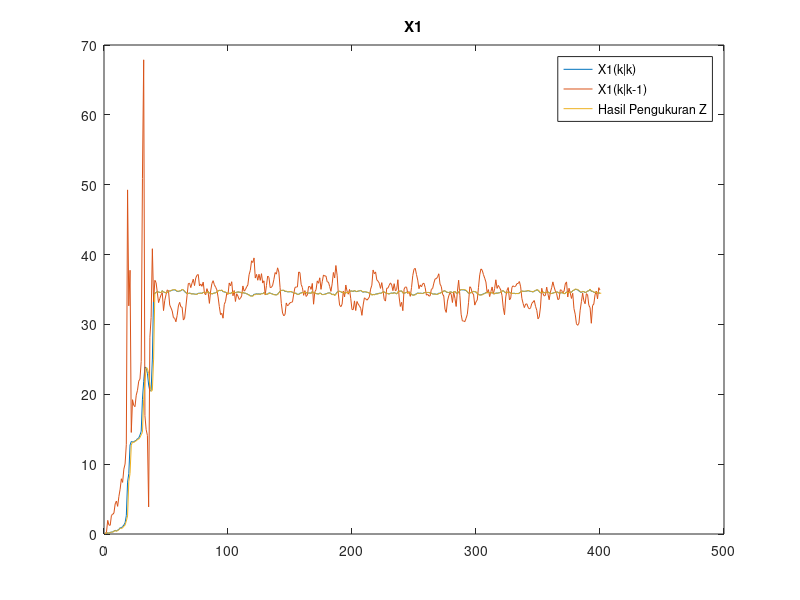
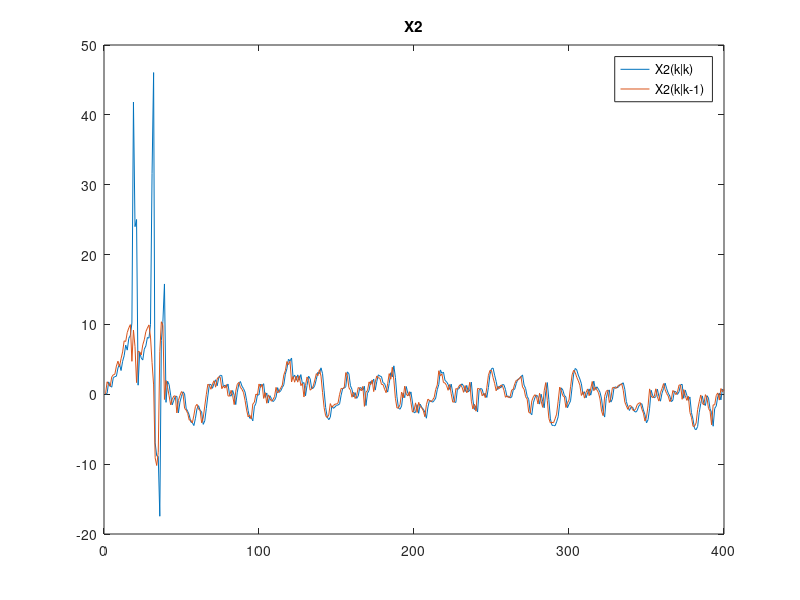

The MATLAB source for these figures, in order:
clf;
clear all;
clc;
%%Extended Kalman Filter for linear Pendulum
%Initial Condition
g=10
l=1
H0=[1 0]
R=[0.05]
Pminus=l
I=[1 0
    0 1]
Xprediction1step=[0
    0]
Q=[0 0
    0 0.01]
Z(1,1)=0.02
iterasi=400
%%Generating Zero Mean White Noise for X2 state
for i=1:+1:iterasi
    W(1,i)=sqrt(0.05).*randn(1)+0
end
%%Generating Zero Mean White Noise for Measurement
for i=1:+1:iterasi
    V(1,i)=sqrt(0.01).*randn(1)+0
end
%%Iteration
for k=1:+1:iterasi
    H1=H0.' %Fungsi transpose matriks H
    K1=inv(H0*Pminus*H1+R) %Fungsi invers dari matriks
    K=Pminus*H1*K1 %Kalman Gain
    P=(I-K*H0)*Pminus %Fungsi Pk
    Xestimate=Xprediction1step+K*(Z(1,k)-H0*Xprediction1step) %Fungsi X estimasi
    Z(1,k+1)=[1 0]*Xestimate+V(1,k) %Fungsi hasil pengukuran
    X1prediction1step=Xestimate(1,1)+Xestimate(2,1) %Fungsi X1 prediksi untuk 1 step kedepan
    X2prediction1step=(g/l)*sin(Xestimate(1,1))+(1/l)*W(1,k) %Fungsi X2 prediksi untuk 1 step kedepan
    Xprediction1step=[X1prediction1step %Fungsi X
        X2prediction1step]
    %%Menyimpan X1 dan X2 untuk dilakukan ploting nantinya
    X1(1,k)=Xestimate(1,1)
    X2(1,k)=Xestimate(2,1)
    X3(1,k)=X1prediction1step
    X4(1,k)=X2prediction1step
    %%Fungsi untuk mencari matriks jacobian X
    jacobianFx=[1 1
        (g/l)*cos(Xestimate(1,1)) 0]
    jacobianFxTranspose=jacobianFx.'
    Pprediction=jacobianFx*P*jacobianFxTranspose+Q %Update parameter P prediksi
    Pminus=Pprediction %Update parameter P berdasarkan k sebelumnya untuk iterasi selanjutnya
end
figure(1)
plot(X1)
hold on
plot(X3);plot(Z);
hold off
title('X1');legend('X1(k|k)','X1(k|k-1)','Hasil Pengukuran Z')
figure(2)
plot(X2)
hold on
plot(X4)
hold off
title('X2');legend('X2(k|k)','X2(k|k-1)')